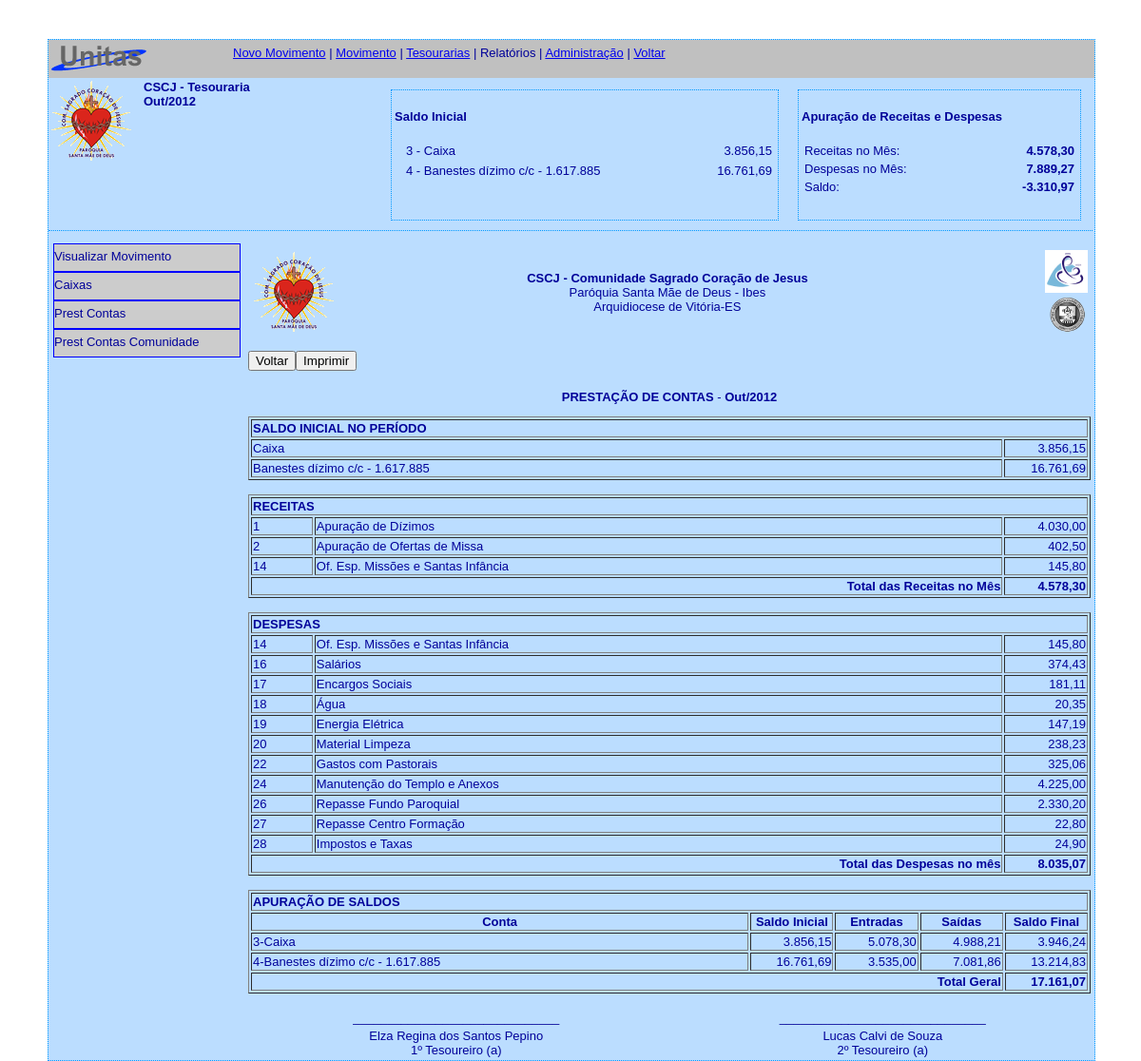
Page /administracao/plus/tesouraria/frm_tesouraria.php?area=pres_contas&movimento=46&tesouraria=1 on the committed database.
### tables this page shows
CREATE TABLE IF NOT EXISTS `unts_movimento` (
  `movim_id` smallint(6) NOT NULL AUTO_INCREMENT,
  `tesra_id` smallint(6) NOT NULL,
  `perio_id` smallint(6) NOT NULL,
  `movim_data_ini` date NOT NULL,
  `movim_data_fim` date NOT NULL,
  `movim_ativo` char(1) NOT NULL,
  PRIMARY KEY (`movim_id`),
  UNIQUE KEY `unique_tesra_periodo` (`tesra_id`,`perio_id`),
  KEY `tesra_id` (`tesra_id`),
  KEY `perio_id` (`perio_id`)
);

CREATE TABLE IF NOT EXISTS `unts_tesouraria` (
  `tesra_id` smallint(6) NOT NULL AUTO_INCREMENT,
  `tesra_descricao` varchar(255) NOT NULL,
  `comun_id` smallint(6) NOT NULL,
  `tesra_ativo` char(1) NOT NULL DEFAULT 'S',
  PRIMARY KEY (`tesra_id`),
  KEY `comun_id` (`comun_id`)
);

CREATE TABLE IF NOT EXISTS `unts_saldo_ini` (
  `saldo_id` smallint(6) NOT NULL AUTO_INCREMENT,
  `movim_id` smallint(6) NOT NULL,
  `conta_id` smallint(6) NOT NULL,
  `saldo_valor` double NOT NULL,
  `saldo_ativo` char(1) NOT NULL,
  PRIMARY KEY (`saldo_id`),
  UNIQUE KEY `unq_mov_cta` (`movim_id`,`conta_id`),
  KEY `movim_id` (`movim_id`),
  KEY `conta_id` (`conta_id`)
);

CREATE TABLE IF NOT EXISTS `unts_contas` (
  `conta_id` smallint(6) NOT NULL AUTO_INCREMENT,
  `conta_tipo` char(1) NOT NULL,
  `conta_descricao` varchar(255) NOT NULL,
  `conta_visibilidade` smallint(6) NOT NULL DEFAULT '0',
  `conta_ativa` char(1) NOT NULL,
  PRIMARY KEY (`conta_id`)
);

CREATE TABLE IF NOT EXISTS `unts_comunidade` (
  `comun_id` smallint(6) NOT NULL AUTO_INCREMENT,
  `comun_sigla` varchar(10) DEFAULT NULL,
  `comun_razao_social` varchar(255) NOT NULL,
  `comun_icone` blob,
  `comun_logradouro` varchar(255) NOT NULL,
  `comun_numero` varchar(10) NOT NULL,
  `comun_complemento` varchar(30) NOT NULL DEFAULT 'sem complemento',
  `comun_bairro` varchar(120) NOT NULL,
  `comun_municipio` varchar(120) NOT NULL DEFAULT 'ES',
  `comun_estado` char(2) NOT NULL,
  `comun_cep` varchar(10) DEFAULT NULL,
  `comun_telefone` varchar(13) DEFAULT NULL,
  `comun_fax` varchar(13) DEFAULT NULL,
  `comun_email` varchar(255) DEFAULT NULL,
  `comun_site` varchar(255) DEFAULT NULL,
  `comun_ativo` char(1) NOT NULL DEFAULT 'S',
  PRIMARY KEY (`comun_id`)
);

CREATE TABLE IF NOT EXISTS `unts_periodo` (
  `perio_id` smallint(6) NOT NULL AUTO_INCREMENT,
  `perio_mes` char(3) NOT NULL,
  `perio_ano` smallint(4) NOT NULL,
  `perio_ativo` char(1) NOT NULL,
  PRIMARY KEY (`perio_id`),
  UNIQUE KEY `unique_mes_ano` (`perio_mes`,`perio_ano`),
  KEY `perio_mes` (`perio_mes`),
  KEY `perio_ano` (`perio_ano`)
);

### administracao/plus/tesouraria/frm_prest_contas_completa.php (the view, shortened to what the rows shown need)
<?php require_once('../../../Connections/unitas.php'); ?>
<?php
	function calcula_entradas ($conta, $tipo, $movim)
	{
		if ($tipo == 'o') {$cta = 'conta_id_s';$nome = 'saida';}elseif($tipo == 'd'){$cta = 'conta_id_e';$nome='entrada';}
		$query_rs_calculo = 'SELECT SUM(item_valor) AS '.$nome.' FROM unts_item_mov WHERE '. $cta. '='. $conta.' AND movim_id='.$movim;
		$rs_calculo = mysql_query($query_rs_calculo);
		$row_rs_calculo = mysql_fetch_assoc($rs_calculo);
		if ($tipo == 'o') {return $row_rs_calculo['saida'];} elseif($tipo == 'd'){return $row_rs_calculo['entrada'];}
	}
?>
<?php
$movim_rs_saldo_ini = "-1";
if (isset($_GET['movimento'])) {
  $movim_rs_saldo_ini = $_GET['movimento'];
}
$query_rs_saldo_ini = sprintf("SELECT unts_contas . * , unts_saldo_ini . * FROM unts_saldo_ini LEFT JOIN unts_contas ON unts_contas.conta_id = unts_saldo_ini.conta_id WHERE movim_id = %s", GetSQLValueString($movim_rs_saldo_ini, "int"));
$rs_saldo_ini = mysql_query($query_rs_saldo_ini, $unitas) or die(mysql_error());
$row_rs_saldo_ini = mysql_fetch_assoc($rs_saldo_ini);
$tesour_rs_com_tesouraria = "-1";
if (isset($_GET['tesouraria'])) {
  $tesour_rs_com_tesouraria = $_GET['tesouraria'];
}
$query_rs_com_tesouraria = sprintf("SELECT unts_tesouraria . * , unts_comunidade . * FROM unts_tesouraria INNER JOIN unts_comunidade ON unts_comunidade.comun_id = unts_tesouraria.comun_id WHERE tesra_id = %s", GetSQLValueString($tesour_rs_com_tesouraria, "int"));
$rs_com_tesouraria = mysql_query($query_rs_com_tesouraria, $unitas) or die(mysql_error());
$row_rs_com_tesouraria = mysql_fetch_assoc($rs_com_tesouraria);
$mov_rs_receitas = "-1";
if (isset($_GET['movimento'])) {
  $mov_rs_receitas = $_GET['movimento'];
}
$query_rs_receitas = sprintf("SELECT unts_contas . * , SUM( item_valor ) AS tot_receita FROM unts_item_mov INNER JOIN unts_contas ON unts_contas.conta_id = unts_item_mov.conta_id_e WHERE movim_id = %s AND conta_tipo <> 'M' GROUP BY conta_id_e", GetSQLValueString($mov_rs_receitas, "int"));
$rs_receitas = mysql_query($query_rs_receitas, $unitas) or die(mysql_error());
$row_rs_receitas = mysql_fetch_assoc($rs_receitas);
$movim_rs_despesas = "-1";
if (isset($_GET['movimento'])) {
  $movim_rs_despesas = $_GET['movimento'];
}
$query_rs_despesas = sprintf("SELECT unts_contas. * , SUM( item_valor ) AS tot_despesas FROM unts_item_mov INNER JOIN unts_contas ON unts_contas.conta_id = unts_item_mov.conta_id_s WHERE movim_id = %s AND conta_tipo <> 'M' GROUP BY conta_id_s", GetSQLValueString($movim_rs_despesas, "int"));
$rs_despesas = mysql_query($query_rs_despesas, $unitas) or die(mysql_error());
$row_rs_despesas = mysql_fetch_assoc($rs_despesas);
$movimto_rs_saldo_final = "-1";
if (isset($_GET['movimento'])) {
  $movimto_rs_saldo_final = $_GET['movimento'];
}
$query_rs_saldo_final = sprintf("SELECT unts_contas . * , unts_saldo_ini . * FROM unts_saldo_ini LEFT JOIN unts_contas ON unts_contas.conta_id = unts_saldo_ini.conta_id WHERE movim_id = %s", GetSQLValueString($movimto_rs_saldo_final, "int"));
$rs_saldo_final = mysql_query($query_rs_saldo_final, $unitas) or die(mysql_error());
$row_rs_saldo_final = mysql_fetch_assoc($rs_saldo_final);
$movim_rs_movimento = "-1";
if (isset($_GET['movimento'])) {
  $movim_rs_movimento = $_GET['movimento'];
}
$query_rs_movimento = sprintf("SELECT    unts_movimento.*,    unts_periodo.* FROM    unts_movimento INNER JOIN unts_periodo ON unts_periodo.perio_id = unts_movimento.perio_id WHERE    movim_id = %s", GetSQLValueString($movim_rs_movimento, "int"));
$rs_movimento = mysql_query($query_rs_movimento, $unitas) or die(mysql_error());
$row_rs_movimento = mysql_fetch_assoc($rs_movimento);
?>
<!DOCTYPE html PUBLIC "-//W3C//DTD XHTML 1.0 Transitional//EN" "http://www.w3.org/TR/xhtml1/DTD/xhtml1-transitional.dtd">
<html xmlns="http://www.w3.org/1999/xhtml">
<head>
</head>
<body>
<table width="100%">
  <tr>
    <td width="10%" align="left" valign="middle"><p><img src="/unitas/images/scj_logo.png" width="90" height="91" alt="Logomarca Sagrado Cora&ccedil;&atilde;o de Jesus" /></p></td>
    <td width="79%" align="center"><strong><?php echo $row_rs_com_tesouraria['comun_sigla']; ?> - <?php echo $row_rs_com_tesouraria['comun_razao_social']; ?></strong><br />
      Par&oacute;quia Santa M&atilde;e de Deus - Ibes<br />
    Arquidiocese de Vit&oacute;ria-ES</td>
    <td width="11%" align="right"><img src="/unitas/images/psmd_logo.png" width="45" height="45" alt="Logomarca Par&oacute;quia santa M&atilde;e de Deus" /><br /><img src="/unitas/images/aves_logo.png" width="45" height="45" alt="Logomarca da Arquidiocese de Vit&oacute;ria-ES" /></td>
  </tr>
</table>
<div id="botoes">
    <div id="btn_voltar" style="float:left">
    <form id="form1" name="form1" method="post" action="/unitas/administracao/plus/tesouraria/frm_tesouraria.php?movimento=<?php echo $_GET['movimento']; ?>">
      <label>
        <input type="submit" name="voltar" id="voltar" value="Voltar" />
      </label>
    </form>
    </div>
        <div id="btn_imprimir" style="float:left">
    <form action="/unitas/administracao/plus/tesouraria/frm_prest_contas_completa_imprimir.php?movimento=<?php echo $_GET['movimento'];?>&amp;tesouraria=<?php echo $_GET['tesouraria']; ?>" method="post" name="form1" target="_blank" id="form1">
      <label>
        <input type="submit" name="imprimir" id="imprimir" value="Imprimir" />
      </label>
    </form>
  </div>
</div>
<p>&nbsp;</p>
<p align="center"><strong>PRESTA&Ccedil;&Atilde;O DE CONTAS</strong> - <strong><?php echo $row_rs_movimento['perio_mes']; ?>/<?php echo $row_rs_movimento['perio_ano']; ?></strong></p>
<table width="100%" border="1">
  <tr>
    <td colspan="2"><strong>SALDO INICIAL NO PER&Iacute;ODO</strong></td>
  </tr>
  <?php do { ?>
    <tr>
      <td><?php echo $row_rs_saldo_ini['conta_descricao']; ?></td>
      <td width="10%" align="right"><?php echo number_format($row_rs_saldo_ini['saldo_valor'],2,",","."); ?></td>
    </tr>
    <?php } while ($row_rs_saldo_ini = mysql_fetch_assoc($rs_saldo_ini)); ?>
</table><br />
<table width="100%" border="1">
  <tr>
    <td colspan="3"><strong>RECEITAS</strong></td>
  </tr>
  <?php do { ?>
    <tr>
      <td><?php echo $row_rs_receitas['conta_id']; ?></td>
      <td><?php echo $row_rs_receitas['conta_descricao']; ?></td>
      <td width="10%" align="right"><?php echo number_format($row_rs_receitas['tot_receita'],2,",","."); ?></td>
    </tr>
    <?php $tot_receitas = $tot_receitas + $row_rs_receitas['tot_receita'];?>
    <?php } while ($row_rs_receitas = mysql_fetch_assoc($rs_receitas)); ?>
<tr>
    <td colspan="2" align="right"><strong>Total das Receitas no M&ecirc;s</strong></td>
    <td width="10%" align="right"><strong><?php echo number_format($tot_receitas,2,",",".");?></strong></td>
  </tr>
</table><br />
<table width="100%" border="1">
  <tr>
    <td colspan="3"><strong>DESPESAS</strong></td>
  </tr>
  <?php do { ?>
    <tr>
      <td><?php echo $row_rs_despesas['conta_id']; ?></td>
      <td><?php echo $row_rs_despesas['conta_descricao']; ?></td>
      <td width="10%" align="right"><?php echo number_format($row_rs_despesas['tot_despesas'],2,",","."); ?></td>
    </tr>
    <?php $tot_despesas = $tot_despesas + $row_rs_despesas['tot_despesas'];?>
    <?php } while ($row_rs_despesas = mysql_fetch_assoc($rs_despesas)); ?>
<tr>
    <td colspan="2" align="right"><strong>Total das Despesas no m&ecirc;s</strong></td>
    <td width="10%" align="right"><strong><?php echo number_format($tot_despesas,2,",",".");?></strong></td>
  </tr>
</table>
<br />
<table width="100%" border="1">
  <tr>
    <td colspan="5" align="left"><strong>APURA&Ccedil;&Atilde;O DE SALDOS</strong></td>
  </tr>
  <tr align="center">
      <td><strong>Conta</strong></td>
      <td width="10%"><strong>Saldo Inicial</strong></td>
      <td width="10%"><strong>Entradas</strong></td>
      <td width="10%"><strong>Sa&iacute;das</strong></td>
      <td width="10%"><strong>Saldo Final</strong></td>
  </tr>
  <?php do { ?>
    <tr>
      <td><?php echo $row_rs_saldo_final['conta_id']; ?>-<?php echo $row_rs_saldo_final['conta_descricao']; ?></td>
      <td width="10%" align="right"><?php echo number_format($row_rs_saldo_final['saldo_valor'],2,",","."); ?></td>
      <td width="10%" align="right"><?php $total_entradas = calcula_entradas ($row_rs_saldo_final['conta_id'], 'o',$row_rs_saldo_final['movim_id']); echo number_format($total_entradas,2,",",".");?></td>
      <td width="10%" align="right"><?php $total_saidas = calcula_entradas($row_rs_saldo_final['conta_id'], 'd',$row_rs_saldo_final['movim_id']); echo number_format($total_saidas,2,",",".");?></td>
      <td width="10%" align="right"><?php $subtot = ($row_rs_saldo_final['saldo_valor'] + $total_entradas) - $total_saidas; echo number_format($subtot,2,",",".");?></td>
    </tr>
    <?php $tot_geral = $tot_geral + $subtot;?>
    <?php } while ($row_rs_saldo_final = mysql_fetch_assoc($rs_saldo_final)); ?>
<tr>
    <td colspan="4" align="right"><strong>Total Geral</strong></td>
    <td align="right"><strong><?php echo number_format($tot_geral,2,",",".");?></strong></td>
  </tr>
</table>
<br />
<table width="100%">
  <tr>
    <td align="center">______________________________</td>
    <td align="center">&nbsp;</td>
    <td align="center">______________________________</td>
  </tr>
  <tr>
    <td align="center">Elza Regina dos Santos Pepino <br />
    1&ordm; Tesoureiro (a)</td>
    <td align="center">&nbsp;</td>
    <td align="center">Lucas Calvi de Souza<br />
    2&ordm; Tesoureiro (a)</td>
  </tr>
</table>
</body>
</html>

### administracao/plus/tesouraria/frm_tesouraria.php (shortened to what the rows shown need)
<?php require_once('../../../Connections/unitas.php'); ?>
<?php
if (!function_exists("GetSQLValueString")) {
function GetSQLValueString($theValue, $theType, $theDefinedValue = "", $theNotDefinedValue = "")
{
  $theValue = function_exists("mysql_real_escape_string") ? mysql_real_escape_string($theValue) : mysql_escape_string($theValue);
  switch ($theType) {
    case "long":
    case "int":
      $theValue = ($theValue != "") ? intval($theValue) : "NULL";
      break;
  }
  return $theValue;
}
}
$mov_rs_movimento = "-1";
if (isset($_GET['movimento'])) {
  $mov_rs_movimento = $_GET['movimento'];
}
$query_rs_movimento = sprintf("SELECT CONCAT(unts_periodo.perio_mes,'/',unts_periodo.perio_ano) AS mov_perio,    unts_movimento.*,    unts_tesouraria.* FROM unts_movimento INNER JOIN unts_tesouraria ON unts_tesouraria.tesra_id = unts_movimento.tesra_id INNER JOIN unts_periodo ON unts_periodo.perio_id = unts_movimento.perio_id WHERE unts_movimento.movim_ativo = 'S' AND    unts_movimento.movim_id = %s", GetSQLValueString($mov_rs_movimento, "int"));
$rs_movimento = mysql_query($query_rs_movimento, $unitas) or die(mysql_error());
$row_rs_movimento = mysql_fetch_assoc($rs_movimento);
$movim_rs_saldoinicial = "-1";
if (isset($_GET['movimento'])) {
  $movim_rs_saldoinicial = $_GET['movimento'];
}
$query_rs_saldoinicial = sprintf("SELECT unts_saldo_ini . * , unts_contas . * FROM unts_saldo_ini LEFT JOIN unts_contas ON unts_contas.conta_id = unts_saldo_ini.conta_id WHERE unts_saldo_ini.movim_id = %s", GetSQLValueString($movim_rs_saldoinicial, "int"));
$rs_saldoinicial = mysql_query($query_rs_saldoinicial, $unitas) or die(mysql_error());
$row_rs_saldoinicial = mysql_fetch_assoc($rs_saldoinicial);
?>
<!DOCTYPE html PUBLIC "-//W3C//DTD XHTML 1.0 Transitional//EN" "http://www.w3.org/TR/xhtml1/DTD/xhtml1-transitional.dtd">
<html xmlns="http://www.w3.org/1999/xhtml">
<head>
<link rel="stylesheet" href="/unitas/css/unitas.css" type="text/css" />
</head>
<body>
<div id="geral">
    <div id="tesouraria">
        <div id="dados_comunidade">
            <strong>
                <?php echo $row_rs_movimento['tesra_descricao']; ?><br />
                <?php echo $row_rs_movimento['mov_perio']; ?>
            </strong>
        </div>
      <div id="saldo_ini">
             <?php do { ?>
              <table width="100%">
                <tr>
                  <td width="5"></td>
                  <td><?php echo $row_rs_saldoinicial['conta_id']; ?> - <?php echo $row_rs_saldoinicial['conta_descricao']; ?></td>
                  <td align="right"><?php echo number_format($row_rs_saldoinicial['saldo_valor'],2,",","."); ?></td>
                </tr>
             </table>
              <?php } while ($row_rs_saldoinicial = mysql_fetch_assoc($rs_saldoinicial)); ?>
        </div>
	</div>
    <div id="conteudo">
                <?php
                    $area = @$_GET["area"];
                    switch ($area)
                    {
                        case "pres_contas":
                            include "frm_prest_contas_completa.php";
                            break;
                    }
                ?>
    </div>
</div>
</body>
</html>

### rows in the picture
unts_movimento: tesra.tesra_descricao "CSCJ - Tesouraria", perio.perio_mes "Out", perio.perio_ano "2012"
unts_saldo_ini: conta.conta_id "3", conta.conta_descricao "Caixa", saldo_valor "3.856,15", conta "3", total_entradas "5.078,30", total_saidas "4.988,21", subtot "3.946,24"
unts_saldo_ini: conta.conta_id "4", conta.conta_descricao "Banestes dízimo c/c - 1.617.885", saldo_valor "16.761,69", conta "4", total_entradas "3.535,00", total_saidas "7.081,86", subtot "13.214,83"
unts_tesouraria: comun.comun_sigla "CSCJ", comun.comun_razao_social "Comunidade Sagrado Coração de Jesus"
unts_contas: conta_id "1", conta_descricao "Apuração de Dízimos", tot_receita "4.030,00"
unts_contas: conta_id "2", conta_descricao "Apuração de Ofertas de Missa", tot_receita "402,50"
unts_contas: conta_id "14", conta_descricao "Of. Esp. Missões e Santas Infância", tot_receita "145,80", tot_despesas "145,80"
unts_contas: conta_id "16", conta_descricao "Salários", tot_despesas "374,43"
unts_contas: conta_id "17", conta_descricao "Encargos Sociais", tot_despesas "181,11"
unts_contas: conta_id "18", conta_descricao "Água", tot_despesas "20,35"
unts_contas: conta_id "19", conta_descricao "Energia Elétrica", tot_despesas "147,19"
unts_contas: conta_id "20", conta_descricao "Material Limpeza", tot_despesas "238,23"
unts_contas: conta_id "22", conta_descricao "Gastos com Pastorais", tot_despesas "325,06"
unts_contas: conta_id "24", conta_descricao "Manutenção do Templo e Anexos", tot_despesas "4.225,00"
unts_contas: conta_id "26", conta_descricao "Repasse Fundo Paroquial", tot_despesas "2.330,20"
unts_contas: conta_id "27", conta_descricao "Repasse Centro Formação", tot_despesas "22,80"
unts_contas: conta_id "28", conta_descricao "Impostos e Taxas", tot_despesas "24,90"

### other values in the picture
$row_rs_movimento['mov_perio'] "Out/2012"
$row_rs_tot_receitas['total_receitas'] "4.578,30"
$row_rs_tot_despesas['total_despesas'] "7.889,27"
$tot_receitas "4.578,30"
$tot_despesas "8.035,07"
$tot_geral "17.161,07"
